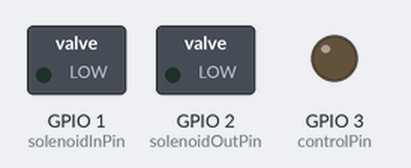
Simulated run of this sketch. Board: ESP8266 (NodeMCU). Parts: switched loads named in the sketch (green lamp = pin HIGH), output pins drawn as LEDs (lit = HIGH). What the sketch prints to the serial monitor is not drawn.

Above: at 0.1 s.
At 1.1 s:
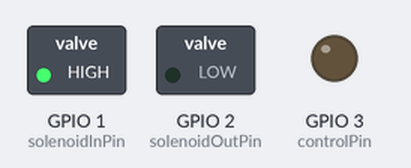
Timing chart, 0 to 2.6 s (numbered marks = the images above):
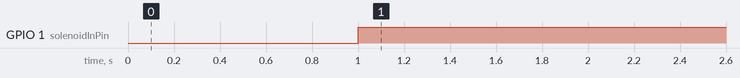

The sketch:

_FINAL_Ballast_w_o_Barometer.ino
```cpp
#include <Wire.h>

int solenoidInPin = 1; //set to pin 1 (adds air in)
int solenoidOutPin = 2; //set to pin 2 (sends air out)
int controlPin = 3; //set to pin 3 (controls ascension and decension of UUV).

bool descend = false; //regarding pin 1
bool ascend = false; //regarding pin 2

void setup()
{
  Serial.begin(9600);

  Serial.println("Starting");

  Wire.begin();

  pinMode(solenoidInPin, OUTPUT);
  digitalWrite(solenoidInPin, LOW); //start with pin 1 to low (off)

  pinMode(solenoidOutPin, OUTPUT);
  digitalWrite(solenoidOutPin, LOW); //start with pin 2 to low (off)

  pinMode(controlPin, OUTPUT);
  digitalWrite(solenoidInPin, LOW); //start with pin 3 to low (off)
}

void loop()
{

  if(digitalRead(3) == HIGH) //if submarine is too close to the surface of water, signal that sub needs to go deeper underwater
  {
    descend = true;
    ascend = false;
  }
  else if(digitalRead(3) == LOW) // if submarine is too deep underwater, signal that the sub needs to rise up a bit.
  {
    descend = false;
    ascend = true;
  }

  if(descend) //go underwater, allow water to enter.
  {
    solenoidInPin = 1;
    solenoidOutPin = 2;

    pinMode(solenoidInPin, OUTPUT); //enable the pin for solenoidIn
    pinMode(solenoidOutPin, OUTPUT); //enable the pin for solenoidOut

    digitalWrite(solenoidInPin, LOW); //switch solenoidIn OFF.
    digitalWrite(solenoidOutPin, HIGH); //switch solenoidOut ON (which releases air to sink UUV)
    //delay(1000); // waits 1 second(s) for the solenoid to release air and allow UUV to sink

    //digitalWrite(solenoidOutPin, LOW); //switch solenoidOut OFF.
  }

  delay(1000); //delay for 1 second(s)

  if(ascend) //if sub is signaled to rise to surface, allow air to enter
  {
    solenoidInPin = 1;
    solenoidOutPin = 2;

    pinMode(solenoidInPin, OUTPUT); //enable the pin for solenoidIn
    pinMode(solenoidOutPin, OUTPUT); //enable the pin for solenoidOut

    digitalWrite(solenoidOutPin, LOW);
    digitalWrite(solenoidInPin, HIGH); //switch solenoidIn ON (which allows air to enter balloon to make UUV float)
    delay(10000); //waits 1 second(s) for solenoid to fill with air and surface.

    //digitalWrite(solenoidInPin, LOW); //switch solenoidIn OFF.
  }
}
```

Measured:
- by itself, GPIO 1 (solenoidInPin): LOW → HIGH at 1.0 s
